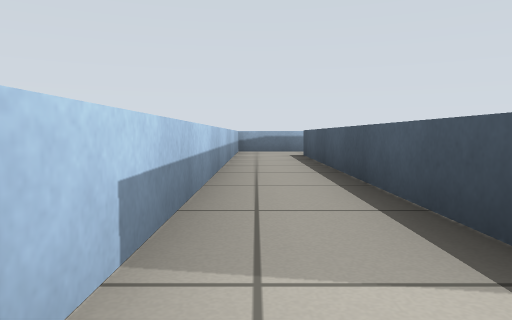
View 1 (above)

17 first-person views from a walk through a world built for the Gazebo simulator. The camera is 0.42 m above the floor, tilts 4° down and sees 70° across. The floor is counted in squares, 1 m on a side. Each view is taken from the middle of a square. On the plan, view 1 faces up. The plan holds only what a view shows up to about 9 squares ahead; the rest is blank.

View 2
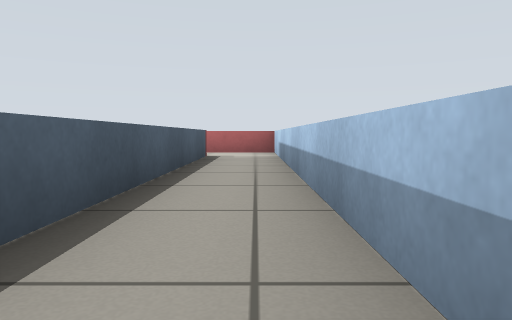

View 3
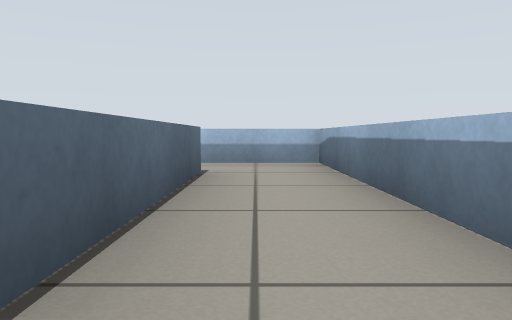

View 4
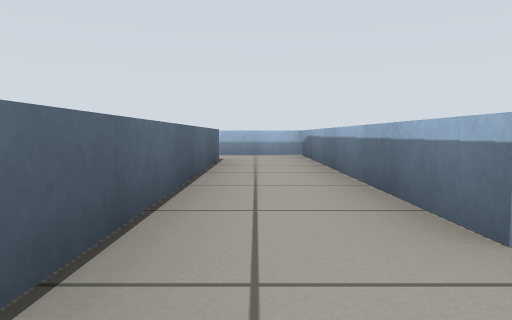

View 5
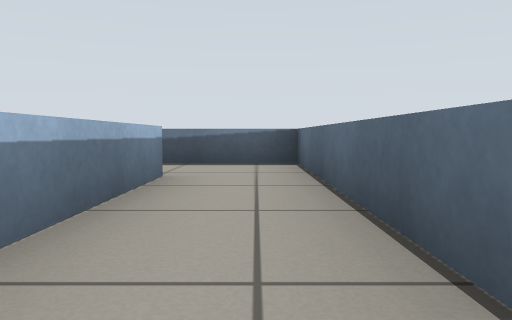

View 6
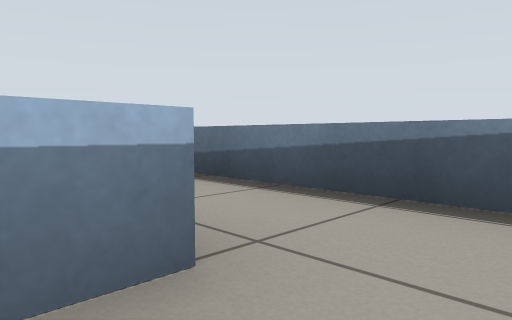

View 7
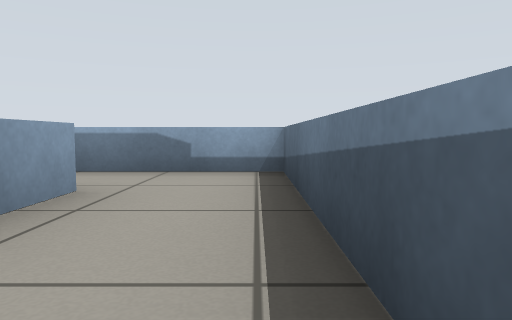

View 8
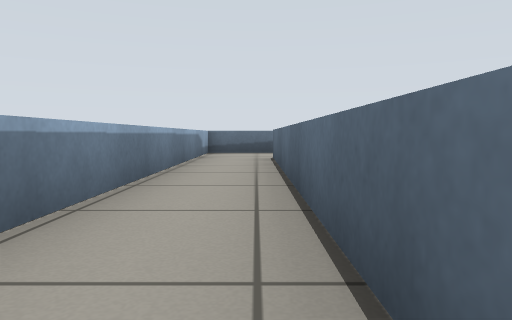

View 9
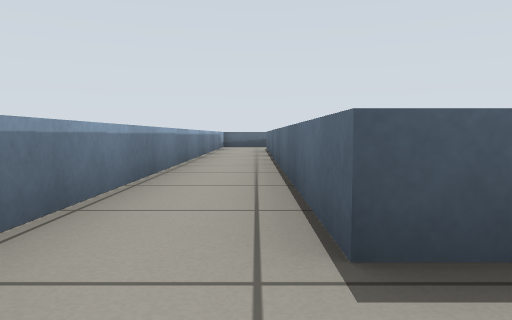

View 10
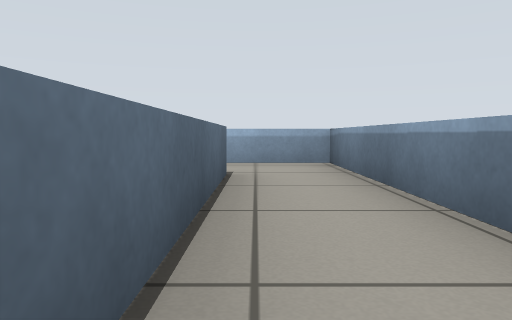

View 11
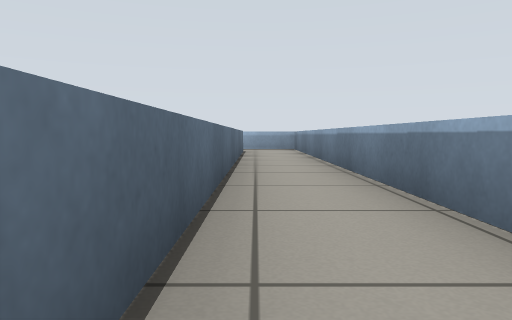

View 12
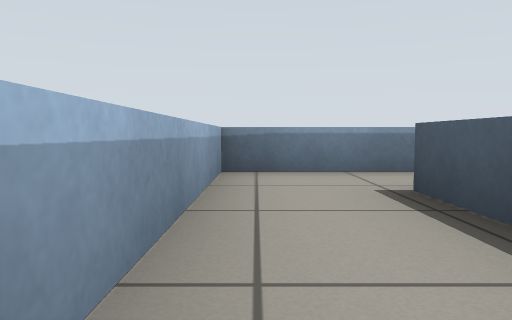

View 13
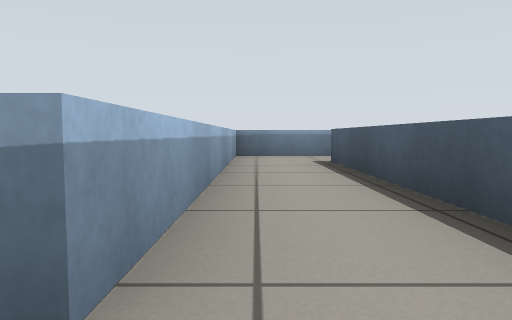

View 14
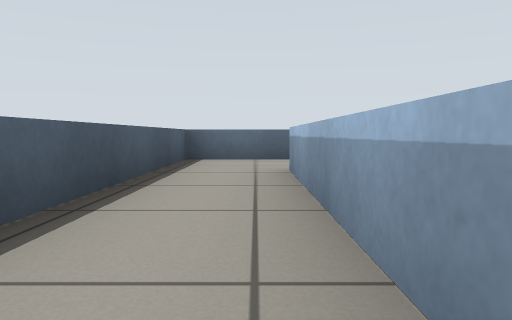

View 15
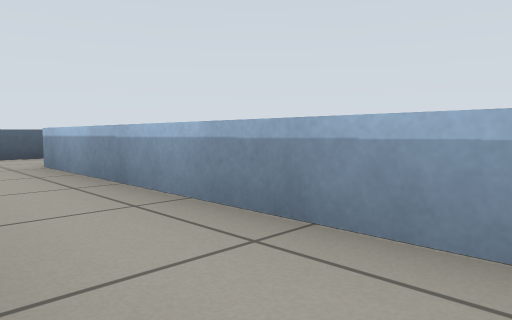

View 16
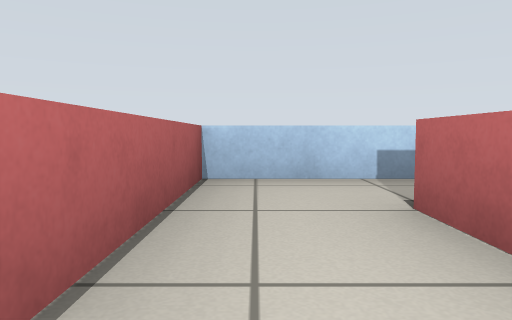

View 17
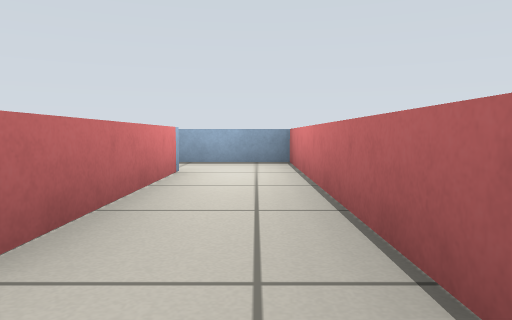

### Floor plan
Ten units are one square. View 1 is at (0, 0); x grows to the right and y downward. Boxes are objects, and circles mark ways between rooms. Rooms are numbered by the first view taken in them; rooms with no view inside come last. Other rooms are left out.
<svg viewBox="-65 -126 143 136">
<path fill="none" stroke="#000" d="M-4 -5 -4 5 45 5M43 -9 10 -9M57 -89 -4 -89 -4 -5M10 -9 10 -74 73 -74 73 -84M73 -84 73 -121 -54 -121 -54 -56M-60 -38 -38 -38 -38 -107 57 -107 57 -89"/>
<circle cx="0" cy="-10" r="3" fill="#2a7"/>
<circle cx="65" cy="-95" r="3" fill="#2a7"/>
<text x="20" y="0">1</text>
<text x="20" y="-80">2</text>
<text x="0" y="-110">3</text>
</svg>
Room 1 opens to room 2. Room 2 opens to room 3.

Where each view was taken, in squares from view 1:
view 1: 0 up, 0 right, facing up
view 2: 8 up, 0 right, facing down
view 3: 8 up, 5 right, facing left
view 4: 8 up, 7 right, facing left
view 5: 8 up, 2 right, facing right
view 6: 8 up, 5 right, facing up-right
view 7: 8 up, 7 right, facing up
view 8: 11 up, 1 left, facing right
view 9: 11 up, 5 left, facing right
view 10: 11 up, 0 right, facing left
view 11: 11 up, 5 right, facing left
view 12: 8 up, 5 left, facing up
view 13: 5 up, 5 left, facing up
view 14: 10 up, 5 left, facing down
view 15: 11 up, 4 left, facing down-left
view 16: 0 up, 3 right, facing left
view 17: 0 up, 0 right, facing right
